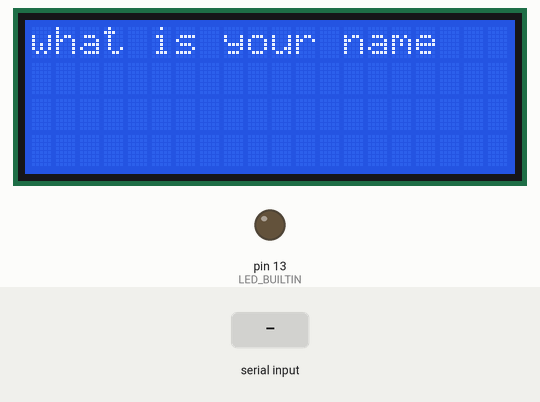
Recording of a sketch running on a simulated Arduino Uno, built with avr-gcc and run on an emulated ATmega328P. Parts: 20×4 character LCD, output pins drawn as LEDs (lit = HIGH). Inputs (shaded band) come from the test bench. What the sketch prints to the serial monitor is not drawn.

Above: at 1.2 s.
1.3 s: "+" received over Serial
At 3.5 s:
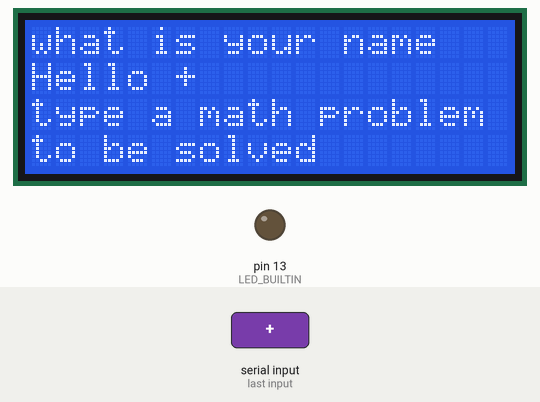
3.8 s: "-" received over Serial
At 5.7 s:
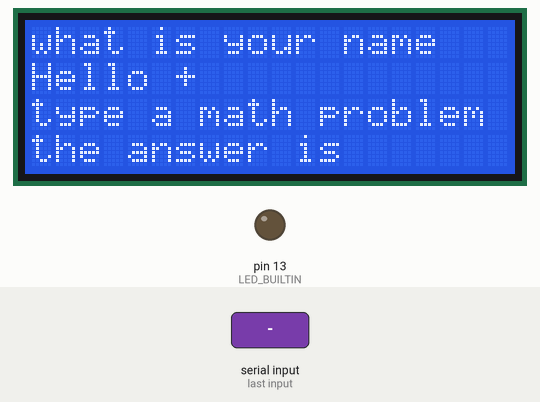
6.3 s: "*" received over Serial
At 8.5 s:
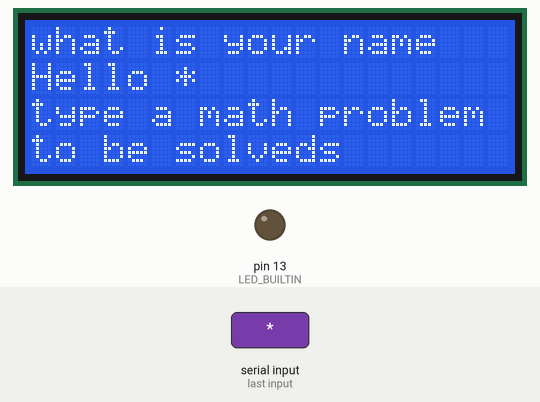
8.8 s: "/" received over Serial
At 10.7 s:
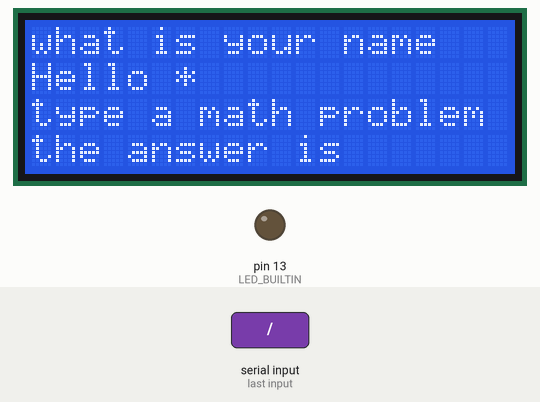
11.3 s: "90/45\n" received over Serial
At 12.9 s:
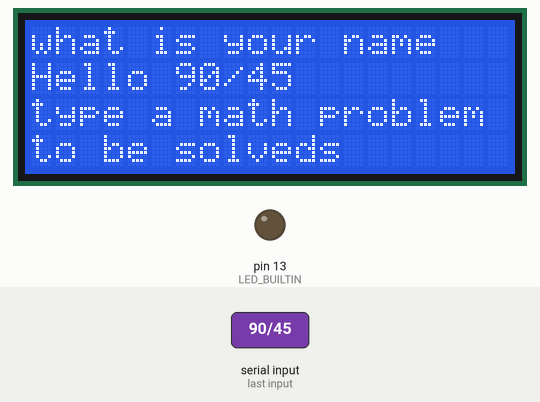
13.8 s: "1/90/45\n" received over Serial
At 16.0 s:
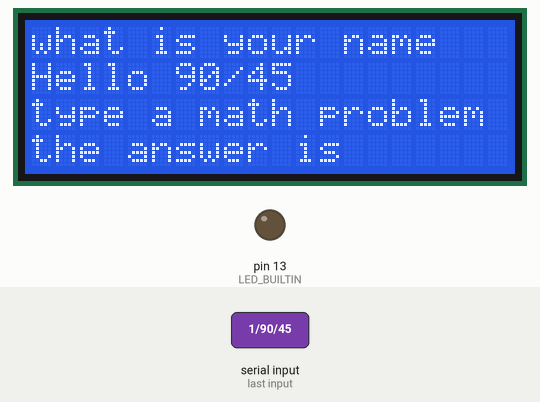
Timing chart, 0 to 17.3 s (numbered marks = the images above; inputs shaded):
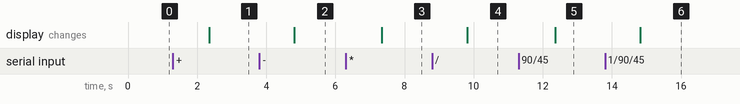

The sketch:

Assignment3.ino
```cpp
String user;
String expr;
char exprArray[3];
int x;
int y;
int z = 0;
char op;


//YWROBOT
//Compatible with the Arduino IDE 1.0
//Library version:1.1
#include <Wire.h>
#include <LiquidCrystal_I2C.h>

LiquidCrystal_I2C lcd(0x27,20,4);  // set the LCD address to 0x27 for a 16 chars and 2 line display


void setup()
{
  Serial.begin(9600);
  pinMode(LED_BUILTIN, OUTPUT);
  lcd.init();                      // initialize the lcd
  lcd.backlight();
}

void loop()
{
  Serial.println("what is your name");
  lcd.setCursor(0,0);
  lcd.print("what is your name");

  while(Serial.available() == 0) {}
  user = Serial.readString();

  Serial.println("Hello " + user);
  lcd.setCursor(0,1);
  lcd.print("Hello " + user);

  Serial.println("type a math problem to be solved");
  lcd.setCursor(0,2);
  lcd.print("type a math problem");
  lcd.setCursor(0,3);
  lcd.print("to be solved");

  while(Serial.available() == 0) {}
  expr = Serial.readString();
  expr = removeWhitespace(expr);
  Serial.println(expr);

  getXOpY(expr, x, op, y);
  Serial.println(op);
  if(op == '+') {z = x + y;}
  else if (op == '-') {z = x - y;}
  else if (op == '*') {z = x * y;}
  else if (op == '/' && y != 0) {z = x / y;}
  else { Serial.println("ERROR"); }

  Serial.print("the answer is ");
  Serial.print(z);
  Serial.println("");
  lcd.setCursor(0,3);
  lcd.print("the answer is " + z);


}


void getXOpY(String expr, int &x, char &op, int &y) {
for (int i = 0; i < expr.length(); i++) {
    if(expr[i] == '+' || expr[i] == '-' || expr[i] == '*' || expr[i] == '/') {
      x = expr.substring(0, i).toInt();
      op = expr[i];
      y = expr.substring(i+1, expr.length()).toInt();
    }
  }
}


String removeWhitespace(String str) {
  String newStr = "";
  for(int i = 0; i < str.length(); i++) {
    if(str[i] != ' ') {
      newStr = newStr + str[i];
    }
}
  return newStr;
}
```

Measured:
- after the input at 1.3 s, the display: changes after 1.0 s (image 1)
- after the input at 3.8 s, the display: changes after 1.0 s (image 2)
- after the input at 6.3 s, the display: changes after 1.0 s (image 3)
- after the input at 8.8 s, the display: changes after 1.0 s (image 4)
- after the input at 11.3 s, the display: changes after 1.1 s (image 5)
- after the input at 13.8 s, the display: changes after 1.0 s (image 6)
